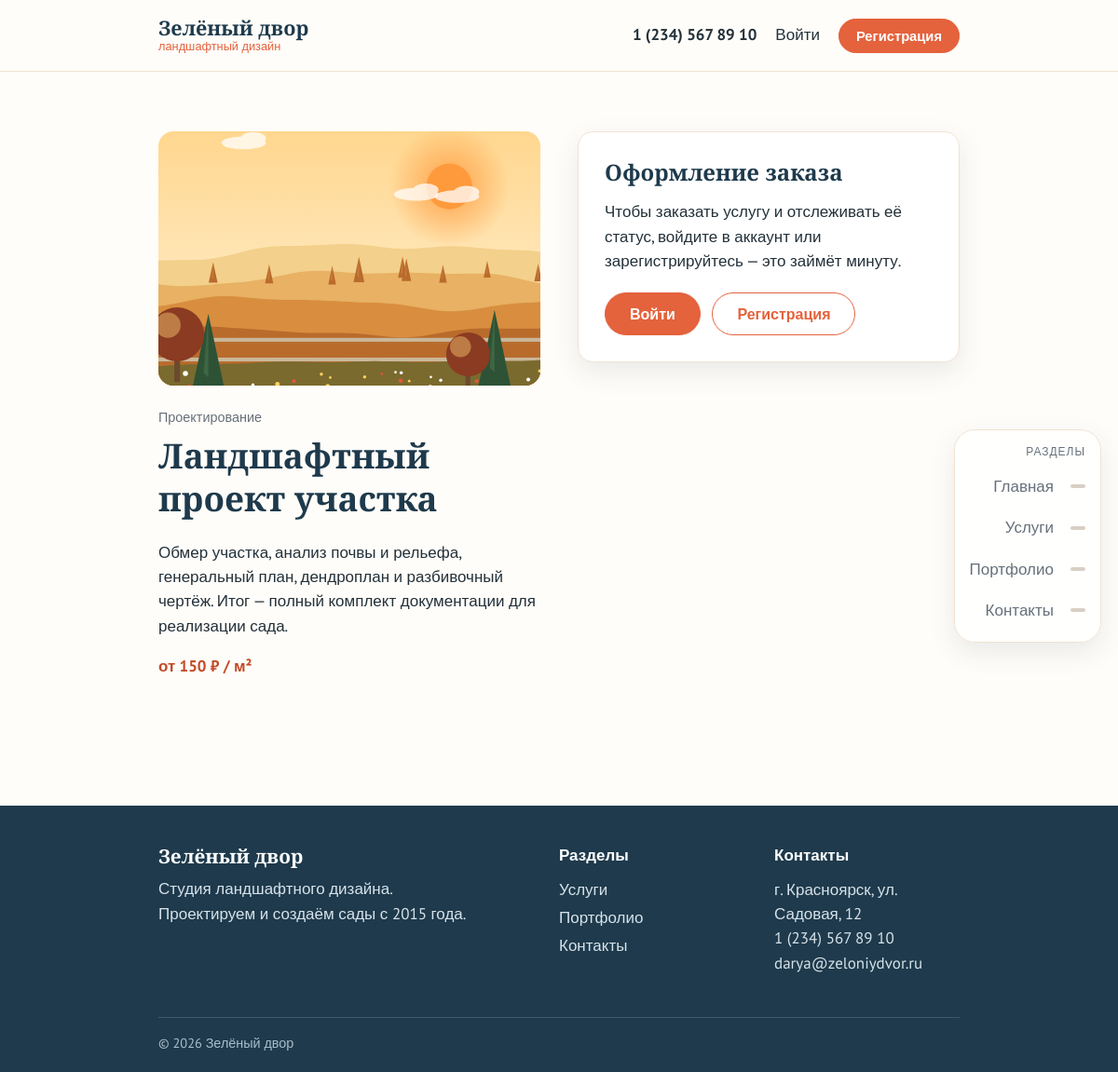
The app's page /order.php?id=1 with its own data.
### tables this page shows
CREATE TABLE services (
    id          INT AUTO_INCREMENT PRIMARY KEY,
    title       VARCHAR(150) NOT NULL,
    category    VARCHAR(50)  NOT NULL,
    description TEXT NOT NULL,
    price       DECIMAL(10, 2) NOT NULL,
    unit        VARCHAR(20)  NOT NULL DEFAULT 'м²',
    image       VARCHAR(255) NOT NULL DEFAULT ''
);

### includes/functions.php (called while the page is built, shortened)
<?php
function db(): PDO
{
    static $pdo = null;
    if ($pdo === null) {
        $pdo = new PDO(
            'mysql:host=' . DB_HOST . ';dbname=' . DB_NAME . ';charset=utf8mb4',
            DB_USER,
            DB_PASS,
            [
                PDO::ATTR_ERRMODE            => PDO::ERRMODE_EXCEPTION,
                PDO::ATTR_DEFAULT_FETCH_MODE => PDO::FETCH_ASSOC,
            ]
        );
    }
    return $pdo;
}
function e($text): string
{
    return htmlspecialchars((string)$text, ENT_QUOTES, 'UTF-8');
}
function money($value): string
{
    return number_format((float)$value, 0, ',', ' ') . ' ₽';
}
function current_user(): ?array
{
    return $_SESSION['user'] ?? null;
}
function image_url(string $image): string
{
    return BASE_URL . (strpos($image, 'uploads/') === 0 ? $image : 'assets/img/' . $image);
}

### order.php (the view, shortened to what this page needs)
<?php
require_once 'includes/functions.php';
$stmt = db()->prepare('SELECT * FROM services WHERE id = ?');
$stmt->execute([(int)($_GET['id'] ?? 0)]);
$service = $stmt->fetch();
require 'includes/header.php';
?>
<section class="section container two-columns">
    <div>
        <img class="order__img" src="<?= image_url($service['image']) ?>" alt="<?= e($service['title']) ?>">
        <span class="tag"><?= e($service['category']) ?></span>
        <h1><?= e($service['title']) ?></h1>
        <p><?= e($service['description']) ?></p>
        <p class="price">от <?= money($service['price']) ?> / <?= e($service['unit']) ?></p>
    </div>
    <?php if ($user): ?>
        <form class="form" method="post">
            <h2>Оформление заказа</h2>
            <label>Количество, <?= e($service['unit']) ?>
                <input type="number" name="quantity" min="1" value="1" required
                       id="quantity" data-price="<?= $service['price'] ?>">
            </label>
            <label>Комментарий
                <textarea name="comment" rows="4" placeholder="Адрес участка, удобное время звонка, пожелания"></textarea>
            </label>
            <p class="total">Предварительная стоимость: <strong id="total"><?= money($service['price']) ?></strong></p>
            <button class="btn" type="submit">Заказать</button>
        </form>
    <?php else: ?>
        <div class="form">
            <h2>Оформление заказа</h2>
            <p>Чтобы заказать услугу и отслеживать её статус, войдите в аккаунт или зарегистрируйтесь — это займёт минуту.</p>
            <a class="btn" href="login.php">Войти</a>
            <a class="btn btn--outline" href="register.php">Регистрация</a>
        </div>
    <?php endif; ?>
</section>
<?php require 'includes/footer.php'; ?>

### assets/css/style.css (style rules this page uses)
:root { --green: #e4623c; --green-dark: #c24a26; --green-light: #fff0e4; --clay: #f0a830; --ink: #1e3a4c; --text: #23313a; --muted: #66707a; --line: #f1e2d3; --bg-light: #fff7ef; --danger: #b3261e; --shadow: 0 10px 28px rgba(30, 58, 76, .10); --font-title: 'PT Serif', Georgia, serif; --font-text: 'PT Sans', Arial, sans-serif; }
* { box-sizing: border-box; }
body { margin: 0; min-height: 100vh; display: flex; flex-direction: column; font: 17px/1.55 var(--font-text); color: var(--text); background: #fffdf9; }
h1, h2, h3 { font-family: var(--font-title); font-weight: 700; line-height: 1.25; margin: 0 0 .6em; color: var(--ink); }
h1 { font-size: 2.3rem; }
h2 { font-size: 1.75rem; }
p { margin: 0 0 1em; }
a { color: var(--green); }
img { max-width: 100%; display: block; }
.container { width: min(1140px, 100% - 32px); margin: 0 auto; }
.section { padding: 64px 0; }
.btn { display: inline-block; padding: 12px 26px; border: 1px solid var(--green); border-radius: 999px; background: var(--green); color: #fff; font: 700 1rem var(--font-text); text-decoration: none; cursor: pointer; }
.btn { transition: background .2s, border-color .2s, color .2s, transform .2s, box-shadow .2s; }
.btn--outline { background: transparent; color: var(--green); }
.price { font-weight: 700; color: var(--green-dark); }
.tag { display: inline-block; font-size: .9rem; color: var(--muted); margin-bottom: 6px; }
.form { background: #fff; border: 1px solid var(--line); border-radius: 16px; padding: 28px; align-self: start; box-shadow: var(--shadow); }
.form h1, .form h2 { font-size: 1.5rem; }
.form .btn { margin: 4px 8px 0 0; }
.two-columns { display: grid; grid-template-columns: 1fr 1fr; gap: 40px; }
.order__img { width: 100%; aspect-ratio: 3 / 2; object-fit: cover; border-radius: 16px; margin-bottom: 20px; }
@media (min-width: 901px) { .container { width: min(1140px, 100% - 340px); } }
@media (prefers-reduced-motion: no-preference) { .reveal { opacity: 0; transform: translateY(24px); transition: opacity .7s ease, transform .7s ease; } }
@media (prefers-reduced-motion: no-preference) { .reveal.visible { opacity: 1; transform: none; } }

### records on screen
services: image (picture), category "Проектирование", title "Ландшафтный проект участка", description "Обмер участка, анализ почвы и рельефа, генеральный план, дендроплан и разбивочный чертёж. Итог — полный комплект документации для реализации сада.", price "150 ₽", unit "м²"

### other values on screen
SITE_NAME "Зелёный двор"
$label "Главная"
$label "Услуги"
$label "Портфолио"
$label "Контакты"
